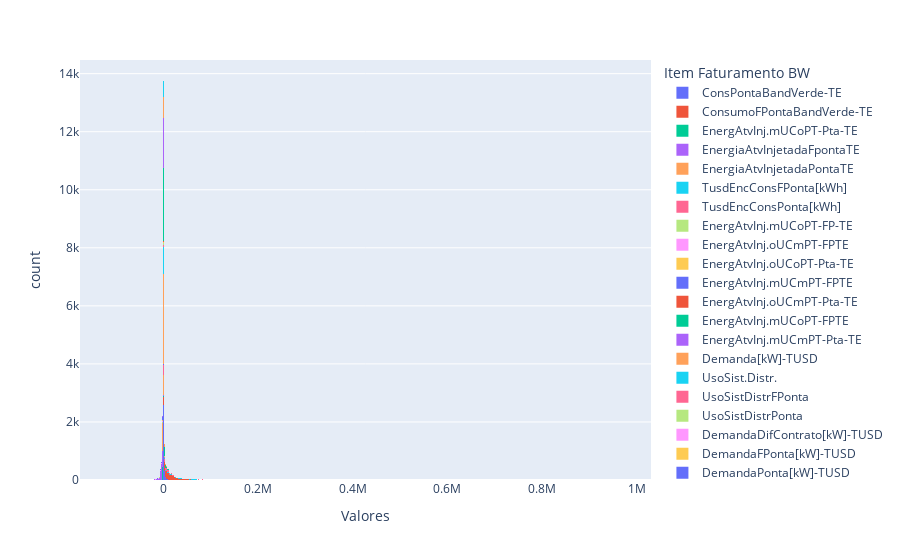

Notebook code cell kept with this figure:
### Code cell
fig = px.histogram(data, x="Valores", color="Item Faturamento BW")
fig.show()

### Figure 1 — Plotly figure (JSON) as saved in the notebook; plotly's stock layout.template omitted (floating-point values rounded to 4 significant figures; data arrays with more than 128 entries replaced by an {"elided": "..."} marker saying what was removed)
{"data": [{"bingroup": "x", "hovertemplate": "Item Faturamento BW=ConsPontaBandVerde-TE<br>Valores=%{x}<br>count=%{y}<extra></extra>", "legendgroup": "ConsPontaBandVerde-TE", "marker": {"color": "#636efa", "pattern": {"shape": ""}}, "name": "ConsPontaBandVerde-TE", "orientation": "v", "showlegend": true, "type": "histogram", "x": {"elided": "3109 float values"}, "xaxis": "x", "yaxis": "y"}, {"bingroup": "x", "hovertemplate": "Item Faturamento BW=ConsumoFPontaBandVerde-TE<br>Valores=%{x}<br>count=%{y}<extra></extra>", "legendgroup": "ConsumoFPontaBandVerde-TE", "marker": {"color": "#EF553B", "pattern": {"shape": ""}}, "name": "ConsumoFPontaBandVerde-TE", "orientation": "v", "showlegend": true, "type": "histogram", "x": {"elided": "3126 float values"}, "xaxis": "x", "yaxis": "y"}, {"bingroup": "x", "hovertemplate": "Item Faturamento BW=EnergAtvInj.mUCoPT-Pta-TE<br>Valores=%{x}<br>count=%{y}<extra></extra>", "legendgroup": "EnergAtvInj.mUCoPT-Pta-TE", "marker": {"color": "#00cc96", "pattern": {"shape": ""}}, "name": "EnergAtvInj.mUCoPT-Pta-TE", "orientation": "v", "showlegend": true, "type": "histogram", "x": {"elided": "471 float values"}, "xaxis": "x", "yaxis": "y"}, {"bingroup": "x", "hovertemplate": "Item Faturamento BW=EnergiaAtvInjetadaFpontaTE<br>Valores=%{x}<br>count=%{y}<extra></extra>", "legendgroup": "EnergiaAtvInjetadaFpontaTE", "marker": {"color": "#ab63fa", "pattern": {"shape": ""}}, "name": "EnergiaAtvInjetadaFpontaTE", "orientation": "v", "showlegend": true, "type": "histogram", "x": {"elided": "1903 float values"}, "xaxis": "x", "yaxis": "y"}, {"bingroup": "x", "hovertemplate": "Item Faturamento BW=EnergiaAtvInjetadaPontaTE<br>Valores=%{x}<br>count=%{y}<extra></extra>", "legendgroup": "EnergiaAtvInjetadaPontaTE", "marker": {"color": "#FFA15A", "pattern": {"shape": ""}}, "name": "EnergiaAtvInjetadaPontaTE", "orientation": "v", "showlegend": true, "type": "histogram", "x": {"elided": "1641 float values"}, "xaxis": "x", "yaxis": "y"}, {"bingroup": "x", "hovertemplate": "Item Faturamento BW=TusdEncConsFPonta[kWh]<br>Valores=%{x}<br>count=%{y}<extra></extra>", "legendgroup": "TusdEncConsFPonta[kWh]", "marker": {"color": "#19d3f3", "pattern": {"shape": ""}}, "name": "TusdEncConsFPonta[kWh]", "orientation": "v", "showlegend": true, "type": "histogram", "x": {"elided": "1062 float values"}, "xaxis": "x", "yaxis": "y"}, {"bingroup": "x", "hovertemplate": "Item Faturamento BW=TusdEncConsPonta[kWh]<br>Valores=%{x}<br>count=%{y}<extra></extra>", "legendgroup": "TusdEncConsPonta[kWh]", "marker": {"color": "#FF6692", "pattern": {"shape": ""}}, "name": "TusdEncConsPonta[kWh]", "orientation": "v", "showlegend": true, "type": "histogram", "x": {"elided": "1061 float values"}, "xaxis": "x", "yaxis": "y"}, {"bingroup": "x", "hovertemplate": "Item Faturamento BW=EnergAtvInj.mUCoPT-FP-TE<br>Valores=%{x}<br>count=%{y}<extra></extra>", "legendgroup": "EnergAtvInj.mUCoPT-FP-TE", "marker": {"color": "#B6E880", "pattern": {"shape": ""}}, "name": "EnergAtvInj.mUCoPT-FP-TE", "orientation": "v", "showlegend": true, "type": "histogram", "x": [-5478.0, -55.72, -24.61, -67.06, -132.0, -32.56, -24.64, -40.22, -4867.0, -194.1, -337.1, -103.5, -139.5, -39.55, -96.69, -190.5, -225.8, -45.11, -100.1, -79.43, -90.95, -73.16, -86.0, -178.2, -31.28, -61.98, -114.1, -340.9, -105.2, -29.14, -18.88, -27.05, -12720.0, -3.057, -58.71, -11.96, -3.594, -8423.0, -5420.0, -7381.0, -6044.0, -9449.0, -7765.0, -8117.0, -6730.0, -22.85, -22.21, -30.87, -18.12, -26.16, -2.125], "xaxis": "x", "yaxis": "y"}, {"bingroup": "x", "hovertemplate": "Item Faturamento BW=EnergAtvInj.oUCmPT-FPTE<br>Valores=%{x}<br>count=%{y}<extra></extra>", "legendgroup": "EnergAtvInj.oUCmPT-FPTE", "marker": {"color": "#FF97FF", "pattern": {"shape": ""}}, "name": "EnergAtvInj.oUCmPT-FPTE", "orientation": "v", "showlegend": true, "type": "histogram", "x": {"elided": "141 float values"}, "xaxis": "x", "yaxis": "y"}, {"bingroup": "x", "hovertemplate": "Item Faturamento BW=EnergAtvInj.oUCoPT-Pta-TE<br>Valores=%{x}<br>count=%{y}<extra></extra>", "legendgroup": "EnergAtvInj.oUCoPT-Pta-TE", "marker": {"color": "#FECB52", "pattern": {"shape": ""}}, "name": "EnergAtvInj.oUCoPT-Pta-TE", "orientation": "v", "showlegend": true, "type": "histogram", "x": [-365.6, -555.8, -128.7, -297.9, -1032.0, -225.0, -592.1, -36.86, -2677.0, -395.6, -214.4, -238.1, -401.7, -725.8, -137.8, -398.4, -18.95, -1443.0, -286.1, -794.4, -193.3, -2452.0, -343.4, -1274.0, -267.6, -265.4, -42.09, -312.5, -275.7, -230.9, -531.6, -327.8, -255.7, -225.8, -227.9, -328.7, -222.1, -518.4, -552.8, -116.1, -250.3], "xaxis": "x", "yaxis": "y"}, {"bingroup": "x", "hovertemplate": "Item Faturamento BW=EnergAtvInj.mUCmPT-FPTE<br>Valores=%{x}<br>count=%{y}<extra></extra>", "legendgroup": "EnergAtvInj.mUCmPT-FPTE", "marker": {"color": "#636efa", "pattern": {"shape": ""}}, "name": "EnergAtvInj.mUCmPT-FPTE", "orientation": "v", "showlegend": true, "type": "histogram", "x": {"elided": "262 float values"}, "xaxis": "x", "yaxis": "y"}, {"bingroup": "x", "hovertemplate": "Item Faturamento BW=EnergAtvInj.oUCmPT-Pta-TE<br>Valores=%{x}<br>count=%{y}<extra></extra>", "legendgroup": "EnergAtvInj.oUCmPT-Pta-TE", "marker": {"color": "#EF553B", "pattern": {"shape": ""}}, "name": "EnergAtvInj.oUCmPT-Pta-TE", "orientation": "v", "showlegend": true, "type": "histogram", "x": [-1037.0, 740.4, -2547.0, 384.2, -1703.0, -1828.0, -2251.0, -3203.0, -3340.0, -3067.0, -3383.0, -2256.0], "xaxis": "x", "yaxis": "y"}, {"bingroup": "x", "hovertemplate": "Item Faturamento BW=EnergAtvInj.mUCoPT-FPTE<br>Valores=%{x}<br>count=%{y}<extra></extra>", "legendgroup": "EnergAtvInj.mUCoPT-FPTE", "marker": {"color": "#00cc96", "pattern": {"shape": ""}}, "name": "EnergAtvInj.mUCoPT-FPTE", "orientation": "v", "showlegend": true, "type": "histogram", "x": [-14160.0, -7.987, -29.94, -16900.0, -1178.0, -152.2, -248.0, -284.1, -51.85], "xaxis": "x", "yaxis": "y"}, {"bingroup": "x", "hovertemplate": "Item Faturamento BW=EnergAtvInj.mUCmPT-Pta-TE<br>Valores=%{x}<br>count=%{y}<extra></extra>", "legendgroup": "EnergAtvInj.mUCmPT-Pta-TE", "marker": {"color": "#ab63fa", "pattern": {"shape": ""}}, "name": "EnergAtvInj.mUCmPT-Pta-TE", "orientation": "v", "showlegend": true, "type": "histogram", "x": [-0.862, -4523.0, -158.3, -84.83, -3.112, -11.14, -19.06, -105.5, -71.16, -127.4, -30.76, -71.32, -13.46, -18.85, -119.5, -38.97, -183.7, -81.3, -15.89, -228.6, -111.6, -35.56, -63.09, -32.62, -19090.0, -111.3, -16.49, -83.4, -74.9, -33.24, -17.41, -71.55, -313.6], "xaxis": "x", "yaxis": "y"}, {"bingroup": "x", "hovertemplate": "Item Faturamento BW=Demanda[kW]-TUSD<br>Valores=%{x}<br>count=%{y}<extra></extra>", "legendgroup": "Demanda[kW]-TUSD", "marker": {"color": "#FFA15A", "pattern": {"shape": ""}}, "name": "Demanda[kW]-TUSD", "orientation": "v", "showlegend": true, "type": "histogram", "x": {"elided": "3118 float values"}, "xaxis": "x", "yaxis": "y"}, {"bingroup": "x", "hovertemplate": "Item Faturamento BW=UsoSist.Distr.<br>Valores=%{x}<br>count=%{y}<extra></extra>", "legendgroup": "UsoSist.Distr.", "marker": {"color": "#19d3f3", "pattern": {"shape": ""}}, "name": "UsoSist.Distr.", "orientation": "v", "showlegend": true, "type": "histogram", "x": {"elided": "966 float values"}, "xaxis": "x", "yaxis": "y"}, {"bingroup": "x", "hovertemplate": "Item Faturamento BW=UsoSistDistrFPonta<br>Valores=%{x}<br>count=%{y}<extra></extra>", "legendgroup": "UsoSistDistrFPonta", "marker": {"color": "#FF6692", "pattern": {"shape": ""}}, "name": "UsoSistDistrFPonta", "orientation": "v", "showlegend": true, "type": "histogram", "x": [1432.0, 850.0, 1280.0, 350.0, 150.0, 1553.0, 2400.0, 2177.0, 1434.0, 850.0, 1280.0, 350.0, 150.0, 1611.0, 2400.0, 2174.0, 1459.0, 850.0, 1280.0, 350.0, 150.0, 1575.0, 2400.0, 2200.0, 1452.0, 850.0, 1280.0, 350.0, 150.0, 1585.0, 2400.0, 2200.0, 1465.0, 850.0, 1280.0, 350.0, 150.0, 1568.0, 2400.0, 2265.0, 1453.0, 850.0, 1301.0, 350.0, 159.7, 1572.0, 2400.0, 2250.0, 1446.0, 850.0, 1280.0, 350.0, 150.0, 1534.0, 2400.0, 2250.0, 1440.0, 850.0, 1280.0, 350.0, 153.8, 1864.0, 2400.0, 2340.0, 1459.0, 850.0, 1299.0, 350.0, 162.6, 1579.0, 2400.0, 2430.0, 1421.0, 850.0, 1280.0, 350.0, 158.6, 1800.0, 2400.0, 2520.0, 1463.0, 850.0, 1270.0, 350.0, 172.1, 2000.0, 2400.0, 2520.0, 1500.0, 850.0, 1270.0, 350.0, 174.0, 1600.0, 2400.0, 2520.0], "xaxis": "x", "yaxis": "y"}, {"bingroup": "x", "hovertemplate": "Item Faturamento BW=UsoSistDistrPonta<br>Valores=%{x}<br>count=%{y}<extra></extra>", "legendgroup": "UsoSistDistrPonta", "marker": {"color": "#B6E880", "pattern": {"shape": ""}}, "name": "UsoSistDistrPonta", "orientation": "v", "showlegend": true, "type": "histogram", "x": [1238.0, 850.0, 1145.0, 180.0, 150.0, 1534.0, 2400.0, 2084.0, 1170.0, 850.0, 1145.0, 180.0, 150.0, 1558.0, 2400.0, 2084.0, 1254.0, 850.0, 1145.0, 180.0, 159.7, 1532.0, 2400.0, 2100.0, 1261.0, 850.0, 1145.0, 180.0, 159.3, 1500.0, 2400.0, 2100.0, 1298.0, 850.0, 1145.0, 180.0, 150.0, 1518.0, 2400.0, 2100.0, 1238.0, 850.0, 1145.0, 180.0, 151.3, 1525.0, 2400.0, 2100.0, 1210.0, 850.0, 1145.0, 180.0, 150.0, 1500.0, 2400.0, 2100.0, 1250.0, 850.0, 1145.0, 203.7, 155.4, 1838.0, 2400.0, 2190.0, 1238.0, 850.0, 1145.0, 210.8, 160.6, 1455.0, 2400.0, 2280.0, 1270.0, 850.0, 1145.0, 189.9, 160.8, 1800.0, 2400.0, 2370.0, 1270.0, 850.0, 1130.0, 229.3, 167.0, 2000.0, 2400.0, 2460.0, 1270.0, 850.0, 1130.0, 197.7, 165.5, 1600.0, 2400.0, 2460.0], "xaxis": "x", "yaxis": "y"}, {"bingroup": "x", "hovertemplate": "Item Faturamento BW=DemandaDifContrato[kW]-TUSD<br>Valores=%{x}<br>count=%{y}<extra></extra>", "legendgroup": "DemandaDifContrato[kW]-TUSD", "marker": {"color": "#FF97FF", "pattern": {"shape": ""}}, "name": "DemandaDifContrato[kW]-TUSD", "orientation": "v", "showlegend": true, "type": "histogram", "x": [31.29, 81.01], "xaxis": "x", "yaxis": "y"}, {"bingroup": "x", "hovertemplate": "Item Faturamento BW=DemandaFPonta[kW]-TUSD<br>Valores=%{x}<br>count=%{y}<extra></extra>", "legendgroup": "DemandaFPonta[kW]-TUSD", "marker": {"color": "#FECB52", "pattern": {"shape": ""}}, "name": "DemandaFPonta[kW]-TUSD", "orientation": "v", "showlegend": true, "type": "histogram", "x": [30.0, 30.0, 30.0, 30.0, 30.0, 30.0, 30.0, 0.0, 30.0, 60.0, 30.0], "xaxis": "x", "yaxis": "y"}, {"bingroup": "x", "hovertemplate": "Item Faturamento BW=DemandaPonta[kW]-TUSD<br>Valores=%{x}<br>count=%{y}<extra></extra>", "legendgroup": "DemandaPonta[kW]-TUSD", "marker": {"color": "#636efa", "pattern": {"shape": ""}}, "name": "DemandaPonta[kW]-TUSD", "orientation": "v", "showlegend": true, "type": "histogram", "x": [14.7, 9.512, 8.938, 30.0, 30.0, 30.0, 30.0, 0.0, 30.0, 60.0, 30.0], "xaxis": "x", "yaxis": "y"}, {"bingroup": "x", "hovertemplate": "Item Faturamento BW=UsoSistDistrGeração[kW]<br>Valores=%{x}<br>count=%{y}<extra></extra>", "legendgroup": "UsoSistDistrGeração[kW]", "marker": {"color": "#EF553B", "pattern": {"shape": ""}}, "name": "UsoSistDistrGeração[kW]", "orientation": "v", "showlegend": true, "type": "histogram", "x": [50.0, 50.0, 44.86, 34.13, 5.989, 1020.0, 1902.0, 55.24, 45.0, 987.6, 1877.0, 15.0, 62.0, 45.0, 1020.0, 1865.0, 90.0, 7.473, 216.2, 15.0, 62.0, 45.0, 985.3, 1866.0, 90.0, 14.0, 204.0, 15.0, 62.0], "xaxis": "x", "yaxis": "y"}, {"bingroup": "x", "hovertemplate": "Item Faturamento BW=ConsumoReativoExcForaPonta<br>Valores=%{x}<br>count=%{y}<extra></extra>", "legendgroup": "ConsumoReativoExcForaPonta", "marker": {"color": "#00cc96", "pattern": {"shape": ""}}, "name": "ConsumoReativoExcForaPonta", "orientation": "v", "showlegend": true, "type": "histogram", "x": {"elided": "3044 float values"}, "xaxis": "x", "yaxis": "y"}, {"bingroup": "x", "hovertemplate": "Item Faturamento BW=ConsumoReativoExcPonta<br>Valores=%{x}<br>count=%{y}<extra></extra>", "legendgroup": "ConsumoReativoExcPonta", "marker": {"color": "#ab63fa", "pattern": {"shape": ""}}, "name": "ConsumoReativoExcPonta", "orientation": "v", "showlegend": true, "type": "histogram", "x": {"elided": "1745 float values"}, "xaxis": "x", "yaxis": "y"}, {"bingroup": "x", "hovertemplate": "Item Faturamento BW=USDConsumoReativoForaPonta<br>Valores=%{x}<br>count=%{y}<extra></extra>", "legendgroup": "USDConsumoReativoForaPonta", "marker": {"color": "#FFA15A", "pattern": {"shape": ""}}, "name": "USDConsumoReativoForaPonta", "orientation": "v", "showlegend": true, "type": "histogram", "x": {"elided": "922 float values"}, "xaxis": "x", "yaxis": "y"}, {"bingroup": "x", "hovertemplate": "Item Faturamento BW=USDConsumoReativoPonta<br>Valores=%{x}<br>count=%{y}<extra></extra>", "legendgroup": "USDConsumoReativoPonta", "marker": {"color": "#19d3f3", "pattern": {"shape": ""}}, "name": "USDConsumoReativoPonta", "orientation": "v", "showlegend": true, "type": "histogram", "x": {"elided": "571 float values"}, "xaxis": "x", "yaxis": "y"}], "layout": {"barmode": "relative", "legend": {"title": {"text": "Item Faturamento BW"}, "tracegroupgap": 0}, "margin": {"t": 60}, "xaxis": {"anchor": "y", "domain": [0, 1], "title": {"text": "Valores"}}, "yaxis": {"anchor": "x", "domain": [0, 1], "title": {"text": "count"}}}}
